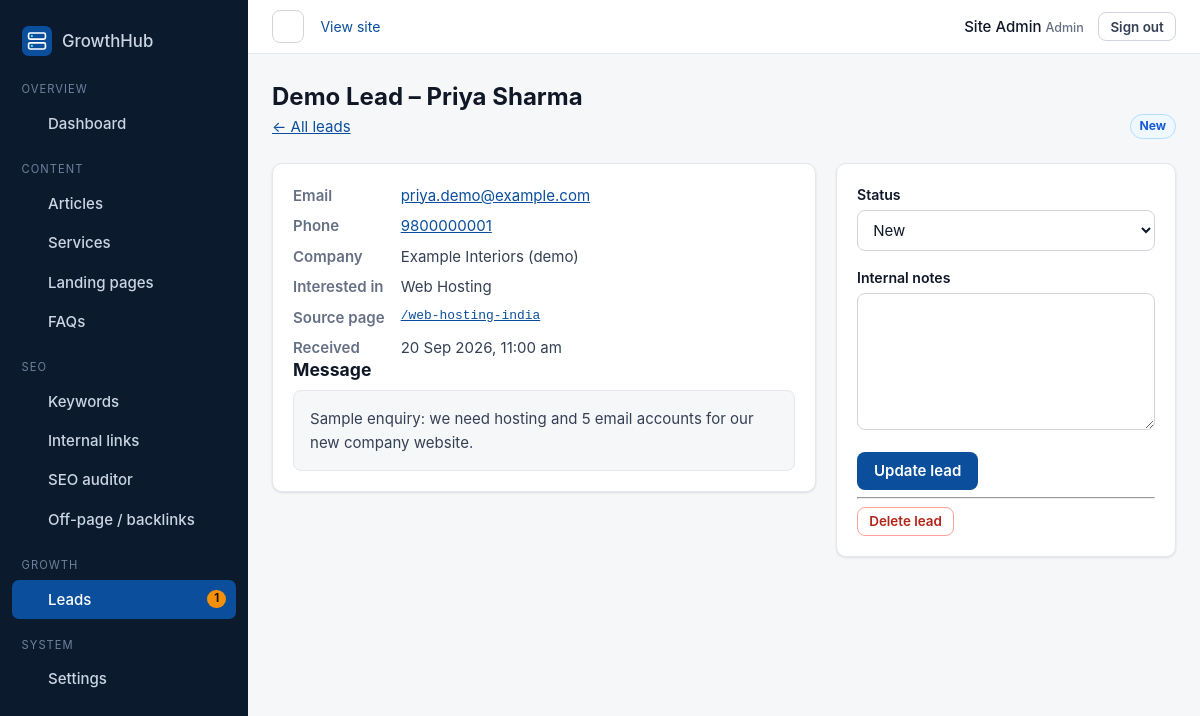
Page /admin/leads/view.php?id=1 (signed in) on the earlier database version.
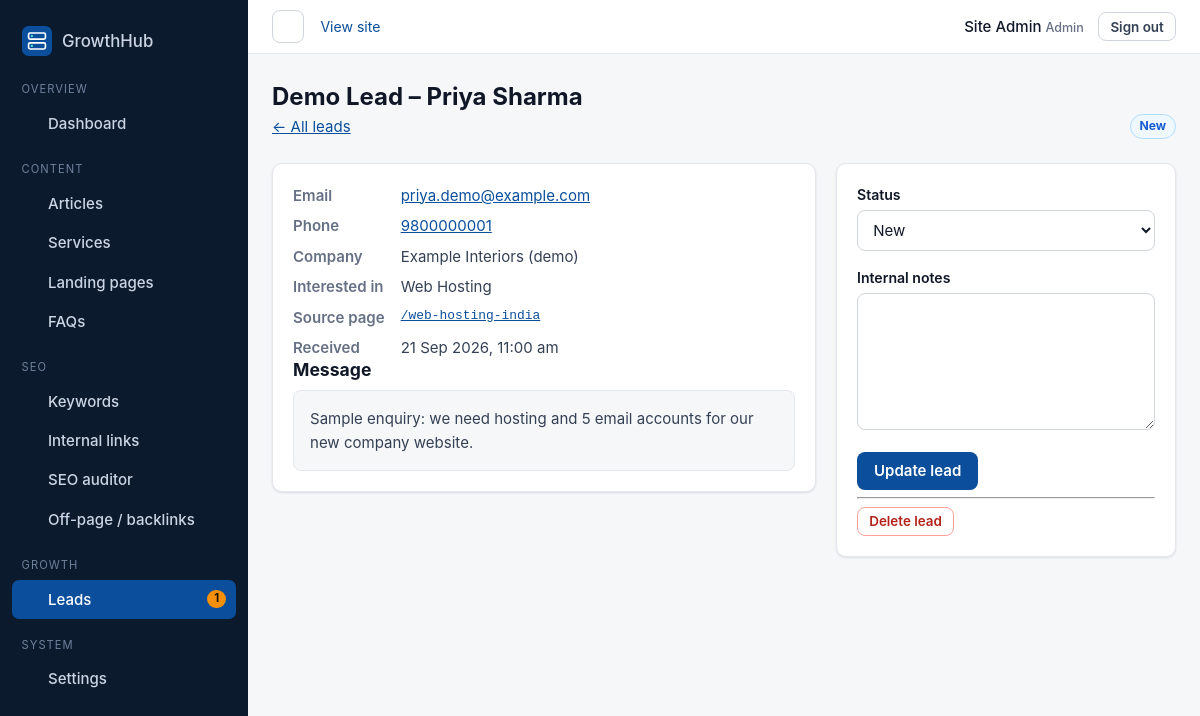
Same page on the later database version.
### tables this page shows
CREATE TABLE leads (
    id          INT UNSIGNED AUTO_INCREMENT PRIMARY KEY,
    name        VARCHAR(100) NOT NULL,
    email       VARCHAR(190) NOT NULL,
    phone       VARCHAR(20)  NULL,
    company     VARCHAR(150) NULL,
    interest    VARCHAR(120) NULL COMMENT 'Requirement chosen on the form',
    message     TEXT NOT NULL,
    source_page VARCHAR(255) NOT NULL DEFAULT '/',
    keyword     VARCHAR(150) NULL COMMENT 'Primary keyword of the page that captured the lead',
    campaign    VARCHAR(100) NULL COMMENT 'utm_campaign / utm_source when present',
    status      ENUM('new', 'contacted', 'qualified', 'converted', 'closed', 'spam') NOT NULL DEFAULT 'new',
    admin_notes TEXT NULL,
    ip_hash     CHAR(64) NOT NULL,
    created_at  DATETIME NOT NULL DEFAULT CURRENT_TIMESTAMP,
    updated_at  DATETIME NOT NULL DEFAULT CURRENT_TIMESTAMP ON UPDATE CURRENT_TIMESTAMP,
    KEY idx_leads_status_created (status, created_at),
    KEY idx_leads_ip_created (ip_hash, created_at),
    KEY idx_leads_source (source_page)
);

### config/database.php (called while the page is built, shortened)
<?php
function db(): PDO
{
    static $pdo = null;
    if ($pdo instanceof PDO) {
        return $pdo;
    }
    $c = config('db');
    $dsn = sprintf('mysql:host=%s;port=%d;dbname=%s;charset=%s', $c['host'], (int) $c['port'], $c['name'], $c['charset']);
    $pdo = new PDO($dsn, $c['user'], $c['pass'], [
        PDO::ATTR_ERRMODE            => PDO::ERRMODE_EXCEPTION,
        PDO::ATTR_DEFAULT_FETCH_MODE => PDO::FETCH_ASSOC,
        PDO::ATTR_EMULATE_PREPARES   => false,
        PDO::ATTR_STRINGIFY_FETCHES  => false,
    ]);
    $pdo->exec("SET time_zone = '+05:30'");
    return $pdo;
}
function db_query(string $sql, array $params = []): PDOStatement
{
    $stmt = db()->prepare($sql);
    $stmt->execute($params);
    return $stmt;
}
function db_one(string $sql, array $params = []): ?array
{
    $row = db_query($sql, $params)->fetch();
    return $row === false ? null : $row;
}

### admin/leads/view.php (the view, shortened to what this page needs)
<?php
$id = input_int('id');
$lead = db_one('SELECT * FROM leads WHERE id = ?', [$id]);
?>
<div class="page-head">
    <div><h1><?= e($lead['name']) ?></h1><p><a href="<?= e(url('/admin/leads/')) ?>">&larr; All leads</a></p></div>
    <?= status_badge($lead['status']) ?>
</div>
<div class="form-layout">
    <section class="panel">
        <dl class="meta">
            <dt>Email</dt><dd><a href="mailto:<?= e($lead['email']) ?>"><?= e($lead['email']) ?></a></dd>
            <dt>Phone</dt><dd><?= $lead['phone'] ? '<a href="tel:' . e(preg_replace('/[^0-9+]/', '', $lead['phone'])) . '">' . e($lead['phone']) . '</a>' : '—' ?></dd>
            <dt>Company</dt><dd><?= e($lead['company'] ?: '—') ?></dd>
            <dt>Interested in</dt><dd><?= e($lead['interest'] ?: '—') ?></dd>
            <dt>Source page</dt><dd class="mono"><a href="<?= e(url($lead['source_page'])) ?>" target="_blank" rel="noopener"><?= e($lead['source_page']) ?></a></dd>
            <dt>Received</dt><dd><?= e(format_date($lead['created_at'], 'j M Y, g:i a')) ?></dd>
        </dl>
        <h2>Message</h2>
        <div class="message-box"><?= e($lead['message']) ?></div>
    </section>
    <section class="panel">
        <form method="post">
            <?= form_select('status', 'Status', $lead['status'], array_combine(LEAD_STATUSES, array_map('ucfirst', LEAD_STATUSES))) ?>
            <?= form_textarea('admin_notes', 'Internal notes', (string) $lead['admin_notes'], [], ['rows' => 5]) ?>
            <button class="btn btn-primary" type="submit">Update lead</button>
        </form>
        <hr>
        <?= action_button('', 'Delete lead', ['action' => 'delete'], 'btn-danger btn-sm', 'Delete this lead permanently?') ?>
    </section>
</div>

### includes/functions.php (shortened to what this page needs)
<?php
function e($value): string
{
    return htmlspecialchars((string) ($value ?? ''), ENT_QUOTES | ENT_SUBSTITUTE | ENT_HTML5, 'UTF-8');
}
function base_path(): string
{
    static $path = null;
    if ($path === null) {
        $path = rtrim((string) parse_url(config('app.base_url'), PHP_URL_PATH), '/');
    }
    return $path;
}
function url(string $path = '/'): string
{
    $path = '/' . ltrim($path, '/');
    return base_path() . ($path === '/' ? '/' : $path);
}
function input_int(string $key, int $default = 0, string $source = 'get'): int
{
    $bag = $source === 'get' ? $_GET : $_POST;
    $value = filter_var($bag[$key] ?? null, FILTER_VALIDATE_INT);
    return $value === false || $value === null ? $default : $value;
}
function format_date(?string $date, string $format = 'j M Y'): string
{
    $ts = strtotime($date);
    return $ts ? date($format, $ts) : '';
}
function status_badge(string $status): string
{
    $map = [
        'published' => 'success', 'live' => 'success', 'active' => 'success', 'won' => 'success', 'mapped' => 'success',
        'draft' => 'muted', 'paused' => 'muted', 'closed' => 'muted', 'inactive' => 'muted', 'archived' => 'muted',
        'new' => 'info', 'opportunity' => 'info', 'researching' => 'info',
        'pending' => 'warning', 'submitted' => 'warning', 'contacted' => 'warning', 'qualified' => 'warning', 'targeting' => 'warning',
        'rejected' => 'danger', 'lost' => 'danger', 'spam' => 'danger',
    ];
    $tone = $map[strtolower($status)] ?? 'muted';
    return '<span class="badge badge-' . $tone . '">' . e(ucfirst($status)) . '</span>';
}

Differences in the rows shown:
changed leads "Demo Lead – Priya Sharma": created_at "20 Sep 2026, 11:00 am" → "21 Sep 2026, 11:00 am"
